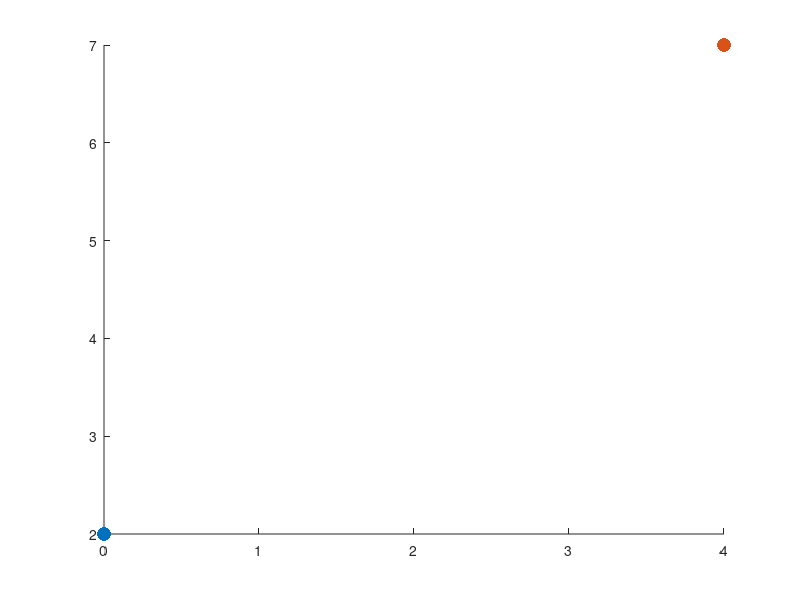

Source code (MATLAB): (Note: this script raises an error after producing the figure.)
%% DESCRIPTION
% this version gives the right alpha1 and alpha2 for actual control, but
% the graph of this one doesn't corretly show the rotation of second stage,
% which will needs further modification

% the logic of code of this version is not very good, it considers [90,180]
% and [0,90] rotations as two different type. This is being improved in
% trajectory_clean_version.m where rotates [0,90] repeatedly to achieve all
% the angles



%% clean
clear all
clc


%% User INPUT

% start pose
start_pose = [0, 2];

% goal pose, assume x = 0 all the time
goal_angle = 0; 
if goal_angle > 180 && goal_angle <= 360
    goal_angle = goal_angle - 360; % rotate anticlockwise
elseif goal_angle > 360
    disp("Invalid angle input. Enter an angle that's within [-180, 360]")
end
goal_pose = [4, 7, deg2rad(goal_angle-45)]; % 先往左的3slide适合在左侧的goal pos
% positive is clockwise
% [0,90] -> [-45,45]负值由右往左转得到, 正值由左往右转得到
% [0,-90] -> 由左往右 [270, 360]会按anticlockwise rotate来
% [90,180] -> 转两周
% [-90,-180] -> 转两周


%% Parameters (unit: cm, degree)

% pad width, assume together for now
pad_thick = 0;


% object infor
L = 2; % square side length
square_diagonal = L * sqrt(2);

% finger width
W = 2; % finger_width = finger_width + 2 * rubber_width
FL = 10; % finger_length

% base seperation
d = L+W; % base_seperate
base_left = [-d/2, 0];
base_right = [d/2, 0];
base_d = base_right(1) - base_left(1);

alpha1_LIMIT = deg2rad([20 160]); % NEED to find more reasonable figure
alpha2_LIMIT = deg2rad([20 160]);


%% Plot start and end point
figure
scatter(start_pose(1), start_pose(2), 100, 'filled');
hold on;
scatter(goal_pose(1), goal_pose(2), 100, 'filled');
hold on;


%% Check if rotation needed
disp("Rotation Check")
fprintf("Rotate %d degree.\n",goal_angle)

rotate_small = mod(abs(goal_angle),90);
% disp(rotate_small);
rotate_90 = (abs(goal_angle)-rotate_small)/90;
% disp(rotate_90);


%% rotation between 90 to 180 or -90 to -180
if rotate_90 >= 1 && rotate_small > 0

    if goal_angle > 0 % Rotate from right to left
        disp("Rotate twice, clockwise")
        plotStartPos(start_pose, L, W, base_left, base_right);
        disp("SSSRSSSR, Clockwise Rotation")

        % rotate 90 degree
        goal_pose_1 = [goal_pose(1),goal_pose(2)*2/3,deg2rad(90-45)]; % find the optimum location

        [alpha1_rotate_1, alpha2_rotate_1, centre1,motor_angle_1] = get_R2L_Rotate_StartPos(square_diagonal, goal_pose_1, d, W, L, base_left, base_right);
        get_alpha_for_slide(centre1, start_pose, base_left, base_right, base_d, FL)
        scatter(goal_pose_1(1), goal_pose_1(2), 100, 'filled');
        hold on;

        % obtain second rotate start pos
        goal_pose_2 = [goal_pose(1),goal_pose(2),goal_pose(3)-pi/2];
        [alpha1_rotate_2, alpha2_rotate_2, centre2,motor_angle_2] = get_R2L_Rotate_StartPos(square_diagonal, goal_pose_2, d, W, L, base_left, base_right);
        get_alpha_for_slide(centre2, goal_pose_1(1:2), base_left, base_right, base_d, FL)

    elseif goal_angle < 0
        disp("Rotate twice, anticlockwise")
        plotStartPos(start_pose, L, W, base_left, base_right);
        disp("SSSRSSSR, Clockwise Rotation")
        
        % rotate 90 degree

        % obtain second rotate start pos


    else 
        disp("Error")
    end

%% without rotation or rotation between -90 to 90 && rotate 180
else 

    if goal_angle > 0 && goal_angle <= 90 % 0 to 90

        plotStartPos(start_pose, L, W, base_left, base_right);
        disp("SSSR, Clockwise Rotation") 
        [alpha1_rotate, alpha2_rotate, centre1] = get_R2L_Rotate_StartPos(square_diagonal, goal_pose, d, W, L, base_left, base_right);
        goal_pose = [centre1, goal_pose(3)];
        % disp("Rotation Check Complete")
        get_alpha_for_slide(goal_pose, start_pose, base_left, base_right, base_d, FL)

        
    elseif goal_angle < 0 && goal_angle >= -90 % 0 to -90
        
        disp("SSSR, Anticlockwise Rotation")
        [alpha1_rotate, alpha2_rotate, centre1] = get_L2R_Rotate_StartPos(square_diagonal, goal_pose, d, W, L, base_left, base_right);
        goal_pose = [centre1, goal_pose(3)];
        % disp("Rotation Check Complete1")
        get_alpha_for_slide(goal_pose, start_pose, base_left, base_right, base_d, FL)

    elseif goal_angle == 0 % no rotation
        
        plotStartPos(start_pose, L, W, base_left, base_right);
        disp("SSS")
        disp("No rotation")
        get_alpha_for_slide(goal_pose, start_pose, base_left, base_right, base_d, FL)

    elseif abs(goal_angle) == 180 % rotate 180

        plotStartPos(start_pose, L, W, base_left, base_right);
        disp("SSSRSSSR, Clockwise Rotation")

        goal_pose_1 = [goal_pose(1),goal_pose(2)*2/3,deg2rad(90-45)]; % find the optimum location
        [alpha1_rotate_1, alpha2_rotate_1, centre1,motor_angle_1] = get_R2L_Rotate_StartPos(square_diagonal, goal_pose_1, d, W, L, base_left, base_right);
        get_alpha_for_slide(centre1, start_pose, base_left, base_right, base_d, FL)
        scatter(goal_pose_1(1), goal_pose_1(2), 100, 'filled');
        hold on;

        % obtain second rotate start pos
        goal_pose_2 = [goal_pose(1),goal_pose(2),deg2rad(90-45)];
        [alpha1_rotate_2, alpha2_rotate_2, centre2,motor_angle_2] = get_R2L_Rotate_StartPos(square_diagonal, goal_pose_2, d, W, L, base_left, base_right);
        get_alpha_for_slide(centre2, goal_pose_1(1:2), base_left, base_right, base_d, FL)


        % get_angle_for_rotate_pos(motor_angle1);
        % rotate_angle = pi/4 + (pi/4 - (pi/2 - motor_angle1(2)));
        % rotate_1_pos = [centre1, rotate_angle];
        % obtain second rotate start pos
        
    
 

        % goal_pose = [centre1, goal_pose(3)];

    else 
        disp("Error")
        
    end

end 

% if rotate_goal_pose(1) < 0 , PT

% if rotate_goal_pose(2) > 0 , TP


% %% start&end pos pre-process
% r_start = sqrt((start_pose(1)-base_left(1))^2 + start_pose(2)^2);
% r_goal_from_right = sqrt((goal_pose(1)-base_right(1))^2 + goal_pose(2)^2);
% r_goal_from_left = sqrt((goal_pose(1)-base_left(1))^2 + goal_pose(2)^2);
% 
% 
% 
% %% movement identification - only for movements with start pose lower than goal pose
% 
% if r_goal_from_right > FL || r_goal_from_left > FL
%     disp(r_goal_from_right)
%     disp(r_goal_from_left)
%     disp("Invalid Coordinate. Unreachable. Check.")
% 
% elseif goal_pose(1:2) == start_pose()
%     disp("no movement")
% 
% elseif r_goal_from_left == r_start 
%     disp("One Slide")
%     disp("Control Mode: T,P")
%     disp("High Friction Sequence: L")
% 
%     alpha1_start = findalpha1(start_pose,base_left);
%     alpha1_end = findalpha1(goal_pose,base_left);
% 
%     plotArch (r_start,base_left,pi-alpha1_start,pi-alpha1_end);
%     hold on;
% 
% elseif r_goal_from_right < (base_d + r_start)
%     disp("Two Slides")
%     disp("Control Mode: T,P")
%     disp("High Friction Sequence: L, R")
% 
%     r_goal = r_goal_from_right;
% 
%     alpha1_start = findalpha1(start_pose,base_left);
%     alpha2_end = findalpha2(goal_pose,base_right);
% 
%     alpha1_mid = pi - acos( (-r_goal^2 + r_start^2 + base_d^2) / (2*r_start*base_d) );
%     alpha2_mid = pi - acos((r_goal^2 + base_d^2 - r_start^2) / (2*base_d*r_goal));
% 
%     plotArch (r_start,base_left,pi-alpha1_start,pi-alpha1_mid);
%     hold on;
%     plotArch (r_goal,base_right,alpha2_end,alpha2_mid);
%     hold on;
% 
% elseif r_goal_from_right > (base_d + r_start) && goal_pose(1) < 0
%     % if three slides AND rotate_start_pos is on the negative x-axis
%     % choose this way of slide
% 
%     disp("Three Slides")
%     disp("Control Mode: T,P")
%     disp("High Friction Sequence: L, R, L")
% 
%     r_goal = r_goal_from_left;
% 
%     %alpha1 = findShortRoute(r_start, r_goal, base_d, base_left,start_pose,goal_pose);
% 
%     a = 1; % need to know how to obtain the best a value
%     b = sqrt(r_start^2-a^2);
%     r_mid = sqrt( (a+base_d)^2 + (b)^2 );
% 
%     alpha1_start = findalpha1(start_pose,base_left);
%     alpha1_end = findalpha1(goal_pose,base_left);
% 
%     alpha1_mid1 = pi - acos( (r_start^2 + base_d^2 - r_mid^2) / (2*r_start*base_d) );
%     alpha2_mid1 = pi - acos( (-r_start^2 + base_d^2 + r_mid^2) / (2*r_mid*base_d) );
% 
%     alpha1_mid2 = pi - acos( (-r_mid^2 + base_d^2 + r_goal^2) / (2*r_goal*base_d) );
%     alpha2_mid2 = pi - acos( (r_mid^2 + base_d^2 - r_goal^2) / (2*r_mid*base_d) );
% 
%     plotArch (r_start,base_left,pi-alpha1_start,pi-alpha1_mid1);
%     hold on;
%     plotArch (r_mid,base_right,alpha2_mid2,alpha2_mid1);
%     hold on;
%     plotArch (r_goal,base_left,pi-alpha1_end,pi-alpha1_mid2);
%     hold on;
% 
% else 
%     disp("Error")
% end



%% plotting setting
xlim([-10 10]);      % set x-axis limits
ylim([-5 10]);      % set y-axis limits
axis equal;
grid on;


%% Basic functions
function [] = plotArch (radius, origin, start_angle, end_angle)
    % Generate a set of angles to plot the circle
    theta = linspace(start_angle, end_angle, 100);
    
    % Calculate the x and y coordinates of the circle
    x = origin(1) + radius * cos(theta);
    y = origin(2) + radius * sin(theta);
    
    % Plot the circle
    plot(x, y, 'k', 'LineWidth', 2);
end

function angle = findalpha2(coord, base_right)
    x = coord(1);
    y = coord(2);
    angle = abs(atan( y / (base_right(1) - x) ));
    if x < base_right(1)
        angle = pi - angle; 
    end
end

function angle = findalpha1(coord, base_left)
    x = coord(1);
    y = coord(2);
    angle = atan( y / (base_left(1) - x) );
    if x > base_left(1)
        angle = pi + angle; 
    end
end

function [center, distance_to_base, angle_to_base] = getCentreInfor (square_four_points, base_right, base_left)
    % Define the coordinates of the four vertices of the square
    A = square_four_points(1,:); % Replace x1 and y1 with the x and y coordinates of vertex A
    B = square_four_points(2,:); % Replace x2 and y2 with the x and y coordinates of vertex B
    C = square_four_points(3,:); % Replace x3 and y3 with the x and y coordinates of vertex C
    D = square_four_points(4,:); % Replace x4 and y4 with the x and y coordinates of vertex D
    
    % Compute the midpoint of each pair of opposite vertices
    M_AB = (A + B) / 2;
    M_BC = (B + C) / 2;
    M_CD = (C + D) / 2;
    M_DA = (D + A) / 2;
    
    % Calculate the average of the four center points
    center = (M_AB + M_BC + M_CD + M_DA) / 4;
    
    centre_to_baseR = sqrt((base_right(1)-center(1))^2 + (center(2))^2);
    centre_to_baseL = sqrt((base_left(1)-center(1))^2 + (center(2))^2);

    angle_to_baseR = atan( center(2) / (base_right(1)-center(1)) );
    angle_to_baseL = atan( center(2) / (base_left(1)-center(1)) );

    distance_to_base = [centre_to_baseL; centre_to_baseR];
    angle_to_base = [angle_to_baseL, angle_to_baseR];
end

function [] = plotStartPos(start_pose, L, W, base_left, base_right)
    %start pos process
    % a_start = [start_pose(1)-square_diagonal/2*cos(start_pose(3)) start_pose(2)+square_diagonal/2*sin(goal_pose(3))];
    % b_start = [start_pose(1)+square_diagonal/2*cos(start_pose(3)) start_pose(2)-square_diagonal/2*sin(goal_pose(3))];

    a_start = [start_pose(1)-L/2,start_pose(2)-L/2];
    b_start = [start_pose(1)+L/2,start_pose(2)+L/2]; 

    alpha1_start = findalpha1(start_pose,base_left);
    alpha2_start = findalpha2(start_pose,base_right);
    
    b_length_start = sqrt((W/2)^2 + b_start(2)^2);
    a_length_start = sqrt((W/2)^2 + a_start(2)^2);
    
    left_offset = atan((W/2)/a_start(2));
    right_offset = atan((W/2)/b_start(2));

    motor_angle_start = [alpha1_start-left_offset, alpha2_start-right_offset];
    
    %plot start pos square
    
    square_coord_start = [a_start;
        b_start(1),a_start(2);
        b_start;
        a_start(1), b_start(2);
        a_start;
        b_start;
        ];
    
    plot(square_coord_start(:,1), square_coord_start(:,2), 'g', 'LineWidth', 0.5);
    hold on;


    Left_touch_line = [base_left; a_start];
    plot(Left_touch_line(:,1), Left_touch_line(:,2),'r', 'LineWidth', 0.5);
    hold on;

    Right_touch_line = [base_right; b_start];
    plot(Right_touch_line(:,1), Right_touch_line(:,2),'r', 'LineWidth', 0.5)
    hold on;

    [centre_start, distance_to_base_start, angle_to_base_start] = getCentreInfor(square_coord_start(1:4,:), base_right, base_left);
    hold on;

    triangle_start = [
        b_start;
        centre_start;
        a_start(1), b_start(2)
        ];
    plot(triangle_start(:,1), triangle_start(:,2), 'k', 'LineWidth', 0.5);
    hold on;
end


%% rotate from positive x-axis to any other place that's on the left side of 
% the finger
function [alpha1_rotate, alpha2_rotate, centre1,motor_angle1] = get_R2L_Rotate_StartPos(square_diagonal, goal_pose, d, W, L, base_left, base_right)
    
    a_goal = [goal_pose(1)-square_diagonal/2*cos(goal_pose(3)) goal_pose(2)+square_diagonal/2*sin(goal_pose(3))];
    b_goal = [goal_pose(1)+square_diagonal/2*cos(goal_pose(3)) goal_pose(2)-square_diagonal/2*sin(goal_pose(3))];
    
    % length and angle of the line connect actuator centre and touch point
    a_length_goal = sqrt((a_goal(1)+d/2)^2+a_goal(2)^2);
    b_length_goal = sqrt((b_goal(1)-d/2)^2+b_goal(2)^2);

    left_angle = findalpha1(a_goal, base_left);
    right_angle = findalpha2(b_goal, base_right);
      
    % offset due to thickness of gripper
    left_angle_offset = asin( (W/2) /a_length_goal);
    right_angle_offset = asin( (W/2) /b_length_goal);    
    
    theta1 = asin((W/2)/b_length_goal);
    theta2 = theta1 + pi/4;
    l1 = sqrt( (square_diagonal)^2 + (b_length_goal)^2 - (cos(theta2)*2*square_diagonal*b_length_goal) );
    theta3 = acos( ((d)^2 + (a_length_goal)^2 - (l1)^2) / (2*d*a_length_goal));
    alpha1_rotate = pi - theta3;
    left_motor_angle1 = alpha1_rotate - left_angle_offset;
    
    theta4 = acos( ((l1)^2+(square_diagonal)^2-(b_length_goal)^2) / (2*l1*square_diagonal) );
    theta5 = acos( ((a_length_goal)^2 + (l1)^2 - (d)^2) / (2*a_length_goal*l1));
    right_motor_angle1 = pi - (2*pi - theta3 - theta4 - theta5 - pi/4);
    alpha2_rotate = right_motor_angle1 + right_angle_offset;
    
    motor_angle1 = [left_motor_angle1, right_motor_angle1];
    
    %a1 = [base_left(1) + a_length*cos(theta3), base_left(2) + a_length*sin(theta3)];
    a1 = [base_left(1) - a_length_goal*cos(alpha1_rotate), base_left(2) + a_length_goal*sin(alpha1_rotate)];
    b1 = [base_right(1) + b_length_goal*cos(alpha2_rotate), base_right(2) + b_length_goal*sin(alpha2_rotate)];
    b_low1 = [b1(1)-L*cos(right_motor_angle1), b1(2)-L*sin(right_motor_angle1)];
    
    % b_low_length_rotate = sqrt((b_low1(1)-base_right(1))^2+b_low1(2)^2);
    % a1_length_rotate = sqrt((a1(1)-base_left(1))^2+a1(2)^2);
    % 
    % a1_baseR_radius = sqrt((base_right(1)-a1(1))^2 + (a1(2))^2);
    % a1_baseR_degree = atan((a1(2))/(base_right(1)-a1(1)));
    
    % Square
    square_coord_rotate = [a1;
        b1(1)-L*cos(right_motor_angle1), b1(2)-L*sin(right_motor_angle1);
        b1;
        b1(1)-L*sin(right_motor_angle1), b1(2)+L*cos(right_motor_angle1);
        a1;
        b1;
        ];
    
    square_coord_goal = [a_goal; 
    a_goal(1) + L*sin((pi/4)-goal_pose(3)), a_goal(2) - L*cos((pi/4)-goal_pose(3));
    b_goal;
    b_goal(1) - L*sin((pi/4)-goal_pose(3)), b_goal(2) + L*cos((pi/4)-goal_pose(3));
    a_goal;
    b_goal;
    ];
    
    plot(square_coord_rotate(:,1), square_coord_rotate(:,2), 'b-', 'LineWidth', 0.5);
    hold on;
    plot(square_coord_goal(:,1), square_coord_goal(:,2), 'b-', 'LineWidth', 0.5);
    hold on;

    % touch lines
    Left_touch_line = [base_left; a1];
    plot(Left_touch_line(:,1), Left_touch_line(:,2),'r', 'LineWidth', 0.5);
    hold on;

    Right_touch_line = [base_right; b1];
    plot(Right_touch_line(:,1), Right_touch_line(:,2),'r', 'LineWidth', 0.5)
    hold on;
    
    Left_touch_line = [base_left;
    base_left(1) - a_length_goal*cos(left_angle), base_left(2) + a_length_goal*sin(left_angle)];
    plot(Left_touch_line(:,1), Left_touch_line(:,2),'r', 'LineWidth', 0.5)
    hold on;
    
    Right_touch_line = [base_right;
        base_right(1) + b_length_goal*cos(right_angle), base_right(2) + b_length_goal*sin(right_angle)];
    plot(Right_touch_line(:,1), Right_touch_line(:,2),'r', 'LineWidth', 0.5)
    hold on;

    % get centre
    [centre1, distance_to_base1, angle_to_base1] = getCentreInfor(square_coord_rotate(1:4,:), base_right, base_left);
    scatter(centre1(1), centre1(2), 100, 'filled');
    hold on;

    [centre_goal, distance_to_base_goal, angle_to_base_goal] = getCentreInfor(square_coord_goal(1:4,:), base_right, base_left);
    scatter(centre1(1), centre1(2), 100, 'filled');
    hold on;
    
    % direction 
    triangle = [b1;
        centre1;
        b1(1)-L*sin(right_motor_angle1), b1(2)+L*cos(right_motor_angle1)
        ];
    plot(triangle(:,1), triangle(:,2), 'k', 'LineWidth', 0.5);
    hold on;

    triangle_goal = [b_goal;
        centre_goal
        b_goal(1) - L*sin((pi/4)-goal_pose(3)), b_goal(2) + L*cos((pi/4)-goal_pose(3));
        ];
    plot(triangle_goal(:,1), triangle_goal(:,2), 'k', 'LineWidth', 0.5);
    hold on;
end

%% rotate from negative x-axis to any other place that's on the right side of 
% the finger
function [alpha1_rotate, alpha2_rotate, centre1] = get_L2R_Rotate_StartPos(square_diagonal, goal_pose, d, W, L, base_left, base_right)
    angle = -(goal_pose(3)+pi/4) - pi/4;

    a_goal = [goal_pose(1)-square_diagonal/2*cos(angle) goal_pose(2)-square_diagonal/2*sin(angle)];
    b_goal = [goal_pose(1)+square_diagonal/2*cos(angle) goal_pose(2)+square_diagonal/2*sin(angle)];

    % length and angle of the line connect actuator centre and touch point
    a_length_goal = sqrt((a_goal(1)-(-d/2))^2+a_goal(2)^2);
    b_length_goal = sqrt((b_goal(1)-d/2)^2+b_goal(2)^2);
      
    % offset due to thickness of gripper
    left_angle_offset = asin( (W/2) /a_length_goal);
    right_angle_offset = asin( (W/2) /b_length_goal);   
    
    alpha1_goal = findalpha1(a_goal, base_left);
    alpha2_goal = findalpha2(b_goal, base_right);
    

    % Calculate two alphas and motor angle
    theta1 = asin((W/2)/a_length_goal);
    theta2 = theta1 + pi/4;
    l1 = sqrt( (square_diagonal)^2 + (a_length_goal)^2 - (cos(theta2)*2*square_diagonal*a_length_goal) );
    alpha2_rotate = pi - acos( ((d)^2 + (b_length_goal)^2 - (l1)^2) / (2*d*b_length_goal));

    theta4 = acos( ( (l1)^2+(a_length_goal)^2-(square_diagonal)^2 ) / (2*l1*a_length_goal) );
    theta5 = acos( ((d)^2 + (l1)^2 - (b_length_goal)^2) / (2*d*l1));
    alpha1_rotate = pi - theta4 - theta5;

    right_motor_angle = alpha2_rotate - right_angle_offset;
    left_motor_angle = alpha1_rotate - left_angle_offset;
    motor_angle1 = [left_motor_angle, right_motor_angle];
    
    %a1 = [base_left(1) + a_length*cos(theta3), base_left(2) + a_length*sin(theta3)];
    a1 = [base_left(1) - a_length_goal*cos(alpha1_rotate), a_length_goal*sin(alpha1_rotate)];
    b1 = [base_right(1) - b_length_goal*cos(pi-alpha2_rotate), b_length_goal*sin(pi-alpha2_rotate)];
    % b_low1 = [b1(1)-L*cos(right_motor_angle), b1(2)-L*sin(right_motor_angle)];

    % touch lines
    Left_touch_line = [base_left; a1];
    plot(Left_touch_line(:,1), Left_touch_line(:,2),'r', 'LineWidth', 0.5);
    hold on;

    Right_touch_line = [base_right; b1];
    plot(Right_touch_line(:,1), Right_touch_line(:,2),'r', 'LineWidth', 0.5)
    hold on;
    
    Left_touch_line = [base_left;
    base_left(1) - a_length_goal*cos(alpha1_goal), base_left(2) + a_length_goal*sin(alpha1_goal)];
    plot(Left_touch_line(:,1), Left_touch_line(:,2),'r', 'LineWidth', 0.5)
    hold on;

    Right_touch_line = [base_right;
        base_right(1) + b_length_goal*cos(alpha2_goal), base_right(2) + b_length_goal*sin(alpha2_goal)];
    plot(Right_touch_line(:,1), Right_touch_line(:,2),'r', 'LineWidth', 0.5)
    hold on;

    % Square
    square_coord_rotate = [a1;
        a1(1)+L*cos(left_motor_angle), a1(2)-L*sin(left_motor_angle);
        b1;
        b1(1)-L*cos(left_motor_angle), b1(2)+L*sin(left_motor_angle);
        a1;
        b1;
        ];
    
    square_coord_goal = [a_goal; 
        a_goal(1) + L*cos((pi/4)-angle), a_goal(2) - L*sin((pi/4)-angle);
        b_goal;
        b_goal(1) - L*cos((pi/4)-angle), b_goal(2) + L*sin((pi/4)-angle);
        a_goal;
        b_goal;
    ];
    
    plot(square_coord_rotate(:,1), square_coord_rotate(:,2), 'b-', 'LineWidth', 0.5);
    hold on;
    plot(square_coord_goal(:,1), square_coord_goal(:,2), 'b-', 'LineWidth', 0.5);
    hold on;

    % get centre
    [centre1, distance_to_base1, angle_to_base1] = getCentreInfor(square_coord_rotate(1:4,:), base_right, base_left);
    scatter(centre1(1), centre1(2), 100, 'filled');
    hold on;

    [centre_goal, distance_to_base1, angle_to_base1] = getCentreInfor(square_coord_goal(1:4,:), base_right, base_left);
    scatter(centre_goal(1), centre_goal(2), 100, 'filled');
    hold on;
    
    % direction 
    triangle = [
        b1(1)-L*cos(left_motor_angle), b1(2)+L*sin(left_motor_angle);
        centre1;
        a1;
        ];
    plot(triangle(:,1), triangle(:,2), 'r', 'LineWidth', 0.5);
    hold on;

    triangle_goal = [
        b_goal(1) - L*cos((pi/4)-angle), b_goal(2) + L*sin((pi/4)-angle);
        centre_goal;
        a_goal;
        ];
    plot(triangle_goal(:,1), triangle_goal(:,2), 'r', 'LineWidth', 0.5);
    hold on;

end








%% Slide
function [] = get_alpha_for_slide(goal_pose, start_pose, base_left, base_right, base_d, FL)
    
    r_start_from_left = sqrt((start_pose(1)-base_left(1))^2 + start_pose(2)^2);
    r_start_from_right = sqrt((start_pose(1)-base_right(1))^2 + start_pose(2)^2);

    r_goal_from_left = sqrt((goal_pose(1)-base_left(1))^2 + goal_pose(2)^2);
    r_goal_from_right = sqrt((goal_pose(1)-base_right(1))^2 + goal_pose(2)^2);


    if r_goal_from_right > FL || r_goal_from_left > FL
        disp(r_goal_from_right)
        disp(r_goal_from_left)
        disp("Invalid Coordinate. Unreachable. Check.")
    
    elseif goal_pose(1:2) == start_pose()
        disp("no movement")
    



% one slide ------------------

    elseif r_goal_from_left == r_start_from_left
        disp("One Slide")
        disp("Control Mode: P,T")
        disp("High Friction Sequence: L")
    
        alpha1_start = findalpha1(start_pose,base_left);
        alpha1_end = findalpha1(goal_pose,base_left);
    
        plotArch (r_start_from_left,base_left,pi-alpha1_start,pi-alpha1_end);
        hold on;

    elseif r_goal_from_right == r_start_from_right
        disp("One Slide")
        disp("Control Mode: T,P")
        disp("High Friction Sequence: R")
    
        alpha2_start = findalpha2(start_pose,base_right);
        alpha2_end = findalpha2(goal_pose,base_right);
    
        plotArch (r_start_from_right,base_right,alpha2_end,alpha2_start);
        hold on;
    
    

% two slide ------------------

    elseif r_goal_from_right < (base_d + r_start_from_left) || r_goal_from_left < (base_d + r_start_from_right)
        disp("Two Slides")
        disp("Control Mode: T,P")
        disp("High Friction Sequence: L, R")

% can only to Left then Right
        if r_goal_from_right < (base_d + r_start_from_left) && r_goal_from_left > (base_d + r_start_from_right)
            
            [alpha1,alpha2, angle_moved_LR] = twoSlides_LR(start_pose,goal_pose,base_left,base_right,base_d,r_start_from_left,r_goal_from_right);
            
            plotArch (r_start_from_left,base_left,pi-alpha1(2),pi-alpha1(1));
            hold on;
            plotArch (r_goal_from_right,base_right,alpha2(2),alpha2(1));
            hold on;
        

% can only to right then left
        elseif r_goal_from_right > (base_d + r_start_from_left) && r_goal_from_left < (base_d + r_start_from_right)
            
            [alpha1,alpha2, angle_moved_RL] = twoSlides_RL(start_pose,goal_pose,base_left,base_right,base_d,r_start_from_right,r_goal_from_left);
            
            plotArch (r_goal_from_left,base_left,pi-alpha1(2),pi-alpha1(1));
            hold on;
            plotArch (r_start_from_right,base_right,alpha2(2),alpha2(1));
            hold on;


% can either way, find the best way
        else
            [alpha1_LR,alpha2_LR, angle_moved_LR] = twoSlides_LR(start_pose,goal_pose,base_left,base_right,base_d,r_start_from_left,r_goal_from_right);
            [alpha1_RL,alpha2_RL, angle_moved_RL] = twoSlides_RL(start_pose,goal_pose,base_left,base_right,base_d,r_start_from_right,r_goal_from_left);

            if angle_moved_LR <= angle_moved_RL
                
                alpha1 = alpha1_LR;
                alpha2 = alpha2_LR;

                plotArch (r_start_from_left,base_left,pi-alpha1(2),pi-alpha1(1));
                hold on;
                plotArch (r_goal_from_right,base_right,alpha2(2),alpha2(1));
                hold on;

            else
                alpha1 = alpha1_RL;
                alpha2 = alpha2_RL;

                plotArch (r_goal_from_left,base_left,pi-alpha1(2),pi-alpha1(1));
                hold on;
                plotArch (r_start_from_right,base_right,alpha2(2),alpha2(1));
                hold on;
            end

        end
    
 

% three slide ------------------

    elseif r_goal_from_right >= (base_d + r_start_from_left)
        % if three slides AND rotate_start_pos is on the negative x-axis
        % choose this way of slide
    
        if goal_pose <= 0
            disp("Three Slides")
            disp("Control Mode: P,T")
            disp("High Friction Sequence: L, R, L")
        else
            disp("Three Slides")
            disp("Control Mode: T, P")
            disp("High Friction Sequence: L, R, L")
        end
    
        r_goal = r_goal_from_left;

        %alpha1 = findShortRoute(r_start, r_goal, base_d, base_left,start_pose,goal_pose);
        
        % a = 1; % need to know how to obtain the best a value
        % min
        [a,~] = find_3_slide_SR(start_pose,goal_pose,base_left,base_d,r_start_from_left,r_goal_from_left);
        % max
        % [~,a] = find_3_slide_SR(start_pose,goal_pose,base_left,base_d,r_start_from_left,r_goal_from_left);
        b = sqrt(r_start_from_left^2-a^2);
        r_mid = sqrt( (a+base_d)^2 + (b)^2 );

        alpha1_start = findalpha1(start_pose,base_left);
        alpha1_end = findalpha1(goal_pose,base_left);

        alpha1_mid1 = pi - acos( (r_start_from_left^2 + base_d^2 - r_mid^2) / (2*r_start_from_left*base_d) );
        alpha2_mid1 = pi - acos( (-r_start_from_left^2 + base_d^2 + r_mid^2) / (2*r_mid*base_d) );

        alpha1_mid2 = pi - acos( (-r_mid^2 + base_d^2 + r_goal^2) / (2*r_goal*base_d) );
        alpha2_mid2 = pi - acos( (r_mid^2 + base_d^2 - r_goal^2) / (2*r_mid*base_d) );

        plotArch (r_start_from_left,base_left,pi-alpha1_start,pi-alpha1_mid1);
        hold on;
        plotArch (r_mid,base_right,alpha2_mid2,alpha2_mid1);
        hold on;
        plotArch (r_goal,base_left,pi-alpha1_end,pi-alpha1_mid2);
        hold on;

    else 
        disp("Slide Error")
        disp(r_goal_from_right)

    end
end

function [alpha1,alpha2, angle_moved] = twoSlides_LR(start_pose,goal_pose,base_left,base_right,base_d,r_start_from_left,r_goal_from_right)
    r_goal = r_goal_from_right;
    
    alpha1_start = findalpha1(start_pose,base_left);
    alpha2_end = findalpha2(goal_pose,base_right);

    alpha1_mid = pi - acos( (-r_goal^2 + r_start_from_left^2 + base_d^2) / (2*r_start_from_left*base_d) );
    alpha2_mid = pi - acos((r_goal^2 + base_d^2 - r_start_from_left^2) / (2*base_d*r_goal));

    alpha1 = [alpha1_start,alpha1_mid];
    alpha2 = [alpha2_mid,alpha2_end];
    
    % disp(alpha1)
    % disp(alpha2)

    angle_moved = abs(alpha1(1) - alpha1(2)) + abs(alpha2(1) - alpha2(2));
    % disp(angle_moved)
end

function [alpha1,alpha2, angle_moved] = twoSlides_RL(start_pose,goal_pose,base_left,base_right,base_d,r_start_from_right,r_goal_from_left)
    r_goal = r_goal_from_left;
    
    alpha2_start = findalpha2(start_pose,base_right);
    alpha1_end = findalpha1(goal_pose,base_left);

    alpha2_mid = pi - acos( (-r_goal^2 + r_start_from_right^2 + base_d^2) / (2*r_start_from_right*base_d) );
    alpha1_mid = pi - acos((r_goal^2 + base_d^2 - r_start_from_right^2) / (2*base_d*r_goal));

    alpha1 = [alpha1_mid,alpha1_end];
    alpha2 = [alpha2_start,alpha2_mid];
    
    % disp("jkdbaskdkjasbdkjbk")
    % disp(alpha1)
    % disp(alpha2)

    angle_moved = abs(alpha1(1) - alpha1(2)) + abs(alpha2(1) - alpha2(2));
    % disp(angle_moved)
end

function [alpha1,alpha2,angle_moved] = threeSlides_LR(start_pose,goal_pose,base_left,base_d,r_start_from_left,r_goal_from_left, a)
    r_goal = r_goal_from_left;
    
    %alpha1 = findShortRoute(r_start, r_goal, base_d, base_left,start_pose,goal_pose);

    % a = 1; % need to know how to obtain the best a value
    b = sqrt(r_start_from_left^2-a^2);
    r_mid = sqrt( (a+base_d)^2 + (b)^2 );

    alpha1_start = findalpha1(start_pose,base_left);
    alpha1_end = findalpha1(goal_pose,base_left);

    alpha1_mid1 = pi - acos( (r_start_from_left^2 + base_d^2 - r_mid^2) / (2*r_start_from_left*base_d) );
    alpha2_mid1 = pi - acos( (-r_start_from_left^2 + base_d^2 + r_mid^2) / (2*r_mid*base_d) );

    alpha1_mid2 = pi - acos( (-r_mid^2 + base_d^2 + r_goal^2) / (2*r_goal*base_d) );
    alpha2_mid2 = pi - acos( (r_mid^2 + base_d^2 - r_goal^2) / (2*r_mid*base_d) );

    alpha1 = [alpha1_start,alpha1_mid1,alpha1_mid2,alpha1_end];
    alpha2 = [alpha2_mid1,alpha2_mid2];

    angle_moved = abs(alpha1_start - alpha1_mid1) + abs(alpha2_mid2 - alpha2_mid1) + abs(alpha1_mid2 - alpha1_end);
end

function [a,a_max] = find_3_slide_SR(start_pose,goal_pose,base_left,base_d,r_start_from_left,r_goal_from_left)
    i = 0;
    angle_moved = [];
    for a = -r_start_from_left:0.1:r_start_from_left
        i = i+1;
        [~, ~, angle_moved(i)] = threeSlides_LR(start_pose,goal_pose,base_left,base_d,r_start_from_left,r_goal_from_left, a);    
    end
    % figure
    % plot(rad2deg(angle_moved)); 
    [minValue, minIndex] = min(angle_moved);
    disp(minValue)
    [~, maxIndex] = max(angle_moved);
    a = -r_start_from_left + (minIndex-1)*0.1;
    a_max = -r_start_from_left + (maxIndex-1)*0.1;
    % hold on;
    % min(angle_moved)
end

function [isok] = checkLimit(alpha1, alpha2, alpha1_LIMIT, alpha2_LIMIT)
    if alpha1 > alpha1_LIMIT(1) || alpha2 > alpha2_LIMIT(1) || alpha1 < alpha1_LIMIT(2) || alpha2 < alpha2_LIMIT(2)
        isok = 0;
    end   
    isok = 1;
end
